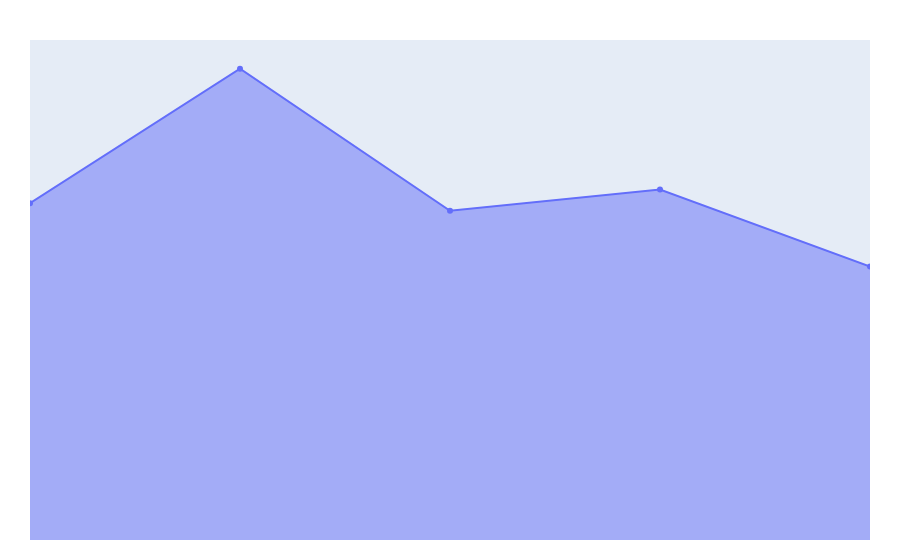

Here is the notebook cell this chart was saved with:
### Code cell
x = ['Jun', 'Jul', 'Aug', 'Sept', 'Oct']

fig = px.area(
    x = x, 
    y = engagements_count_db['media engagements'], 
    markers = True,
)
fig.update_layout(
    hovermode = 'closest',
    piecolorway = ['#0f52d9'],
    margin = dict(
        t = 40, 
        b = 20, 
        l = 30, 
        r = 30
    ),
)
fig.update_xaxes(
    showgrid = False, 
    zeroline = False,
    visible = False
)
fig.update_yaxes(
    showgrid = False, 
    zeroline = False,
    visible = False
)
fig.show()

### Figure 1 — Plotly figure (JSON) as saved in the notebook; plotly's stock layout.template omitted (floating-point values rounded to 4 significant figures)
{"data": [{"hovertemplate": "x=%{x}<br>y=%{y}<extra></extra>", "legendgroup": "", "line": {"color": "#636efa"}, "marker": {"symbol": "circle"}, "mode": "lines+markers", "name": "", "orientation": "v", "showlegend": false, "stackgroup": "1", "type": "scatter", "x": ["Jun", "Jul", "Aug", "Sept", "Oct"], "xaxis": "x", "y": [223, 312, 218, 232, 181], "yaxis": "y"}], "layout": {"hovermode": "closest", "legend": {"tracegroupgap": 0}, "margin": {"b": 20, "l": 30, "r": 30, "t": 40}, "piecolorway": ["#0f52d9"], "xaxis": {"anchor": "y", "domain": [0, 1], "showgrid": false, "title": {"text": "x"}, "visible": false, "zeroline": false}, "yaxis": {"anchor": "x", "domain": [0, 1], "showgrid": false, "title": {"text": "y"}, "visible": false, "zeroline": false}}}
